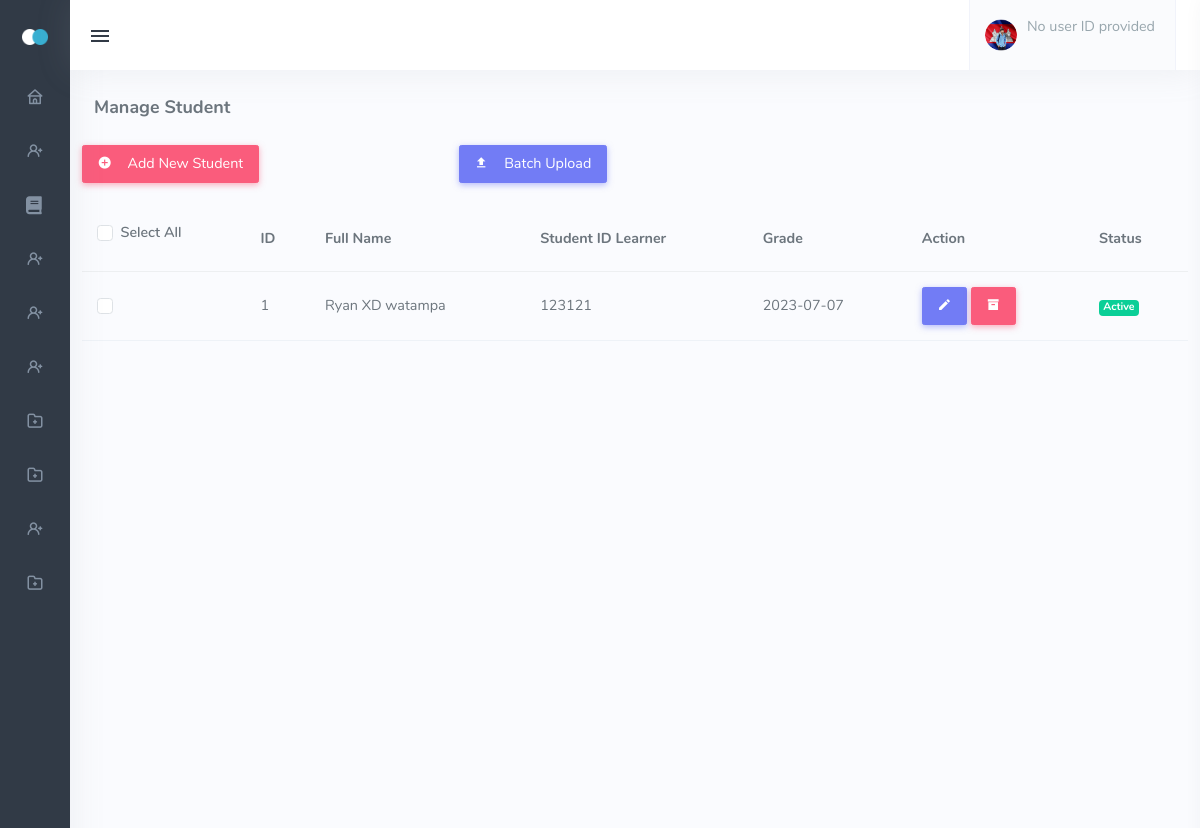
Page /admin_student.php on the earlier database version.
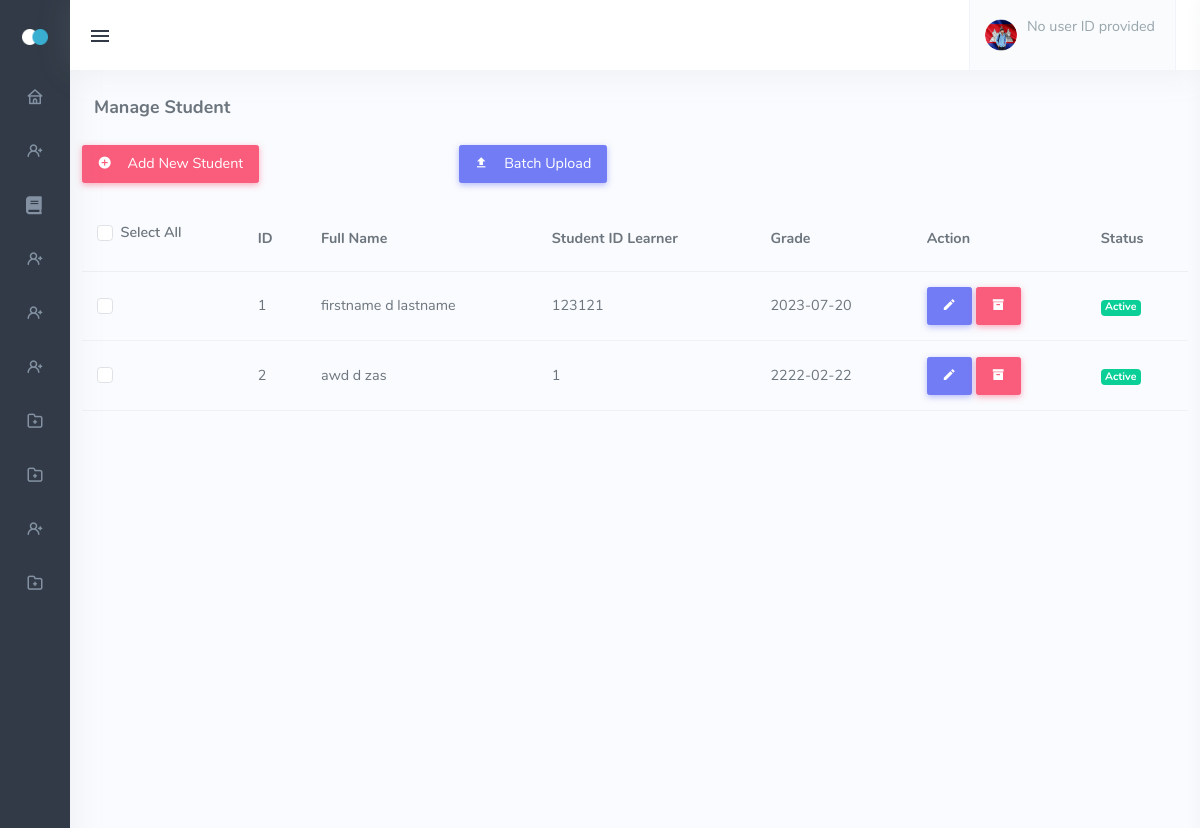
Same page on the later database version.
### tables this page shows
CREATE TABLE `tbl_learner` (
  `learner_id` int(11) NOT NULL,
  `lrn` int(11) NOT NULL,
  `user_id` int(11) NOT NULL,
  `guardian_info_id` int(11) NOT NULL,
  `guardian_contact_id` int(11) NOT NULL,
  `address_id` int(11) NOT NULL,
  `level_id` int(11) NOT NULL,
  `status_id` int(11) NOT NULL,
  `account_id` int(11) NOT NULL,
  `usercredentials_id` int(11) NOT NULL
);

CREATE TABLE `tbl_userinfo` (
  `user_id` int(11) NOT NULL,
  `firstname` varchar(244) NOT NULL,
  `middlename` varchar(244) NOT NULL,
  `lastname` varchar(244) NOT NULL,
  `birthday` date NOT NULL,
  `gender` varchar(244) NOT NULL
);

CREATE TABLE `tbl_learner_id` (
  `learner_id` int(11) NOT NULL,
  `lrn` int(11) NOT NULL
);

### admin_student.php (the view, shortened to what the changed rows need)
<!DOCTYPE html>
<html lang="en" class="menuitem-active"><head>
    <link href="assets/css/icons.min.css" rel="stylesheet" type="text/css">
    <link href="assets/css/app.min.css" rel="stylesheet" type="text/css" id="light-style">
    <link href="assets/css/app-dark.min.css" rel="stylesheet" type="text/css" id="dark-style" disabled="disabled">
    <link rel="stylesheet" href="https://cdnjs.cloudflare.com/ajax/libs/font-awesome/5.15.3/css/all.min.css">
    <link href="assets/css/vendor/quill.core.css" rel="stylesheet" type="text/css" />
    <link href="assets/css/vendor/quill.snow.css" rel="stylesheet" type="text/css" />
</head>
<body class="show" data-layout-config="{&quot;leftSideBarTheme&quot;:&quot;dark&quot;,&quot;layoutBoxed&quot;:false, &quot;leftSidebarCondensed&quot;:false, &quot;leftSidebarScrollable&quot;:false,&quot;darkMode&quot;:false, &quot;showRightSidebarOnStart&quot;: true}" data-leftbar-theme="dark" data-leftbar-compact-mode="condensed" style="visibility: visible;">
    <div class="wrapper">
        <div class="content-page">
            <table id="basic-datatable" class="table table-centered mb-0">
                <thead>
                    <tr>
                        <th class="">
                            <div class="form-check form-checkbox-success mb-2">
                                <input type="checkbox" class="form-check-input" id="customCheckAll">
                                <label class="form-check-label" for="customCheckAll">Select All</label>
                            </div>
                        </th>
                        <th>ID</th>
                        <th>Full Name</th>
                        <th>Student ID Learner</th>
                        <th>Grade</th>
                        <th>Action</th>
                        <th>Status</th>
                    </tr>
                </thead>
                <tbody>
                <?php
                include "dbcon.php";
                $sql = "SELECT tbl_userinfo.user_id, tbl_learner.learner_id, tbl_learner.level_id, tbl_user_level.level, tbl_userinfo.firstname,
                            tbl_userinfo.middlename, tbl_userinfo.lastname, tbl_userinfo.birthday, tbl_user_status.status,
                            tbl_learner_id.lrn
                        FROM tbl_learner
                        JOIN tbl_user_level ON tbl_learner.level_id = tbl_user_level.level_id
                        JOIN tbl_userinfo ON tbl_learner.user_id = tbl_userinfo.user_id
                        JOIN tbl_learner_id ON tbl_learner.learner_id = tbl_learner_id.learner_id
                        JOIN tbl_user_status ON tbl_learner.status_id = tbl_user_status.status_id
                        WHERE tbl_user_level.level = 'LEARNER' AND tbl_user_status.status = 1";
                $result = mysqli_query($conn, $sql);
                if ($result && mysqli_num_rows($result) > 0) {
                    while ($row = mysqli_fetch_assoc($result)) {
                        ?>
                        <tr>
                            <td>
                                <div class="form-check form-checkbox-success">
                                    <input type="checkbox" class="form-check-input customCheckbox" id="customCheckcolor2">
                                </div>
                            </td>
                            <td><?php echo $row['learner_id']; ?></td>
                            <td><?php echo $row['firstname'] . ' ' . $row['middlename'] . ' ' . $row['lastname']; ?></td>
                            <td><?php echo $row['lrn']; ?></td>
                            <td><?php echo $row['birthday']; ?></td>
                            <td>
                            <a href="admin_edit_student_acc.php?user_id=<?php echo $row['user_id'] ?>">
                                <button type="button" class="btn btn-primary"><i class="mdi mdi-pencil"></i> </button>
                            </a>
                            <a href="admin_student_deactivate.php?learner_id=<?php echo $row['learner_id'] ?>" class="decline">
                                <button type="button" class="btn btn-danger"><i class="mdi mdi-archive"></i> </button>
                            </a>
                            </td>
                            <td>
                                <?php
                                if ($row['status'] == 1) {
                                    echo '<span class="badge bg-success">Active</span>';
                                } else {
                                    echo '<span class="badge bg-success">Inactive</span>';
                                }
                                ?>
                            </td>
                        </tr>
                        <?php
                    }
                } else {
                    echo "<tr><td colspan='6'>No records found</td></tr>";
                }
                ?>
                </tbody>
            </table>
</body></html>

Differences in the rows shown:
changed tbl_learner id 1: user.firstname "Ryan" → "firstname"; user.middlename "XD" → "d"; user.lastname "watampa" → "lastname"; user.birthday "2023-07-07" → "2023-07-20"
added tbl_learner: learner_id "2", user.firstname "awd", user.middlename "d", user.lastname "zas", tbl_learner_id.lrn "1", user.birthday "2222-02-22"
